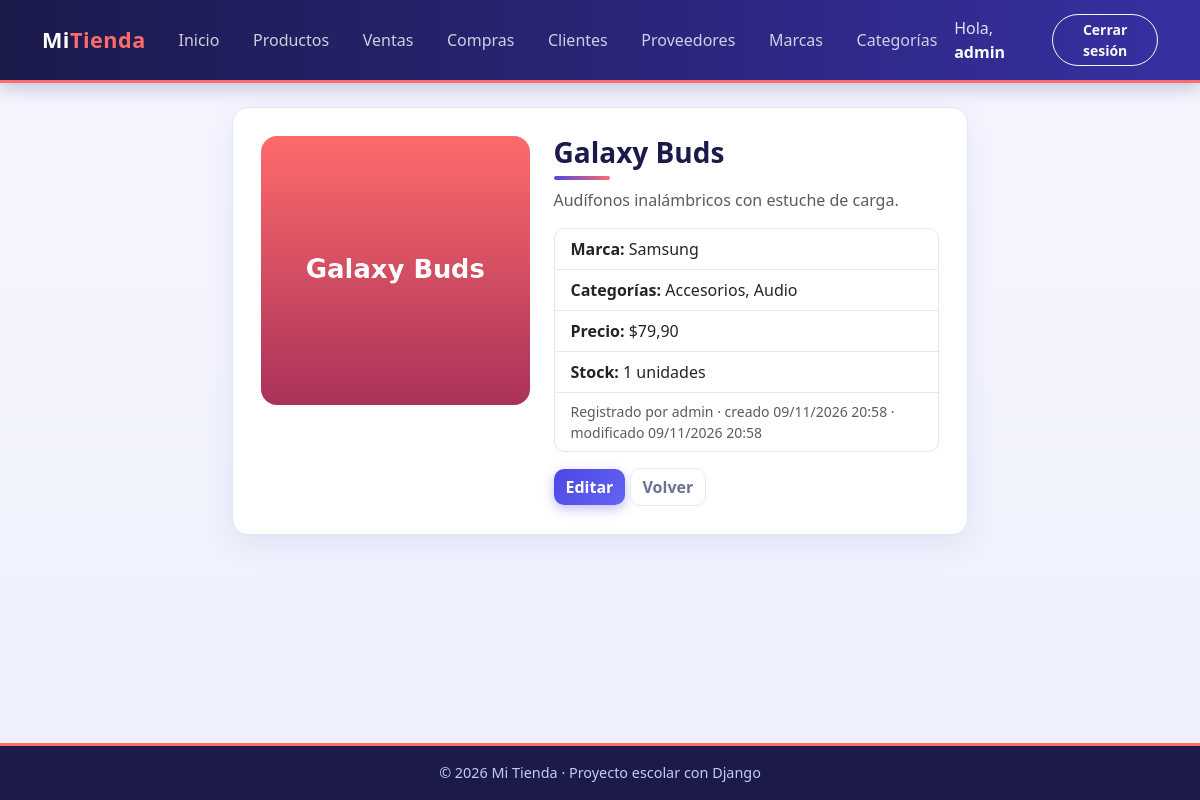
The page /facturacion/productos/2/ (signed in) on the database its author committed.
### facturacion/models.py (models this page shows, shortened)
class ModeloBase(models.Model):
    user = models.ForeignKey(                    # 1:N con User: un usuario registra muchos registros
        User,
        on_delete=models.SET_NULL,               # Si borran al usuario, el registro se queda con user vacío
        null=True,                               # SET_NULL necesita que la columna acepte NULL
        blank=True,
        editable=False,                          # No aparece en formularios: lo llena la VISTA, no la persona
        related_name="%(class)s_registrados",    # %(class)s = nombre del modelo → user.producto_registrados
        verbose_name="Registrado por",
    )
    fecha_creacion = models.DateTimeField("Fecha de creación", auto_now_add=True)   # Se llena sola al CREAR
    fecha_modificacion = models.DateTimeField("Última modificación", auto_now=True) # Se actualiza sola en CADA save()
    class Meta:
        abstract = True                          # ← LA CLAVE: modelo "molde", sin tabla propia

class Producto(ModeloBase):
    nombre = models.CharField(max_length=100)
    descripcion = models.TextField("Descripción", blank=True)
    precio = models.DecimalField(max_digits=10, decimal_places=2)    # Precio de VENTA actual
    stock = models.PositiveIntegerField(default=0)                   # Unidades en bodega (nunca negativo)
    imagen = models.ImageField(                  # NUEVO: guarda una FOTO
        upload_to="productos/",                  #   el archivo va a MEDIA_ROOT/productos/
        blank=True,                              #   la foto es opcional
    )                                            #   En la tabla solo se guarda el TEXTO de la ruta: "productos/a55.jpg"
    marca = models.ForeignKey(Marca, on_delete=models.PROTECT, related_name="productos")
    categorias = models.ManyToManyField(Categoria, related_name="productos", blank=True)
    activo = models.BooleanField(default=True)
    class Meta:
        verbose_name = "Producto"
        verbose_name_plural = "Productos"
        ordering = ["nombre"]

class Marca(ModeloBase):
    nombre = models.CharField(max_length=60, unique=True)
    pais_origen = models.CharField("País de origen", max_length=60, blank=True)
    activo = models.BooleanField(default=True)
    class Meta:
        verbose_name = "Marca"
        verbose_name_plural = "Marcas"
        ordering = ["nombre"]

class Categoria(ModeloBase):                     # Hereda de ModeloBase (y este de models.Model)
    nombre = models.CharField(max_length=60, unique=True)
    descripcion = models.TextField("Descripción", blank=True)
    activo = models.BooleanField(default=True)
    class Meta:
        verbose_name = "Categoría"
        verbose_name_plural = "Categorías"
        ordering = ["nombre"]

### facturacion/views.py (the view)
# urls.py: path("productos/<int:pk>/", views.ProductoDetailView.as_view(), name="producto_detalle"),
class ProductoDetailView(LoginRequiredMixin, DetailView):  # VER UNO
    model = Producto
    template_name = "facturacion/producto_detalle.html"
    context_object_name = "producto"

### facturacion/templates/facturacion/producto_detalle.html (shortened to what this page needs)
{% extends "base.html" %}
{% block contenido %}
<div class="row justify-content-center">
    <div class="col-lg-8">
        <div class="tarjeta">
            <div class="row g-4">
                <div class="col-md-5">
                    {% if producto.imagen %}
                        <img src="{{ producto.imagen.url }}" alt="{{ producto.nombre }}" class="foto-grande">
                    {% else %}
                        <div class="foto-grande d-grid text-muted" style="place-items:center;height:220px">Sin foto</div>
                    {% endif %}
                </div>
                <div class="col-md-7">
                    <h1 class="h3 titulo-pagina">{{ producto.nombre }}</h1>
                    <p class="text-muted">{{ producto.descripcion|default:"Sin descripción." }}</p>
                    <ul class="list-group mb-3">
                        <li class="list-group-item"><b>Marca:</b> {{ producto.marca.nombre }}</li>
                        <li class="list-group-item"><b>Categorías:</b>
                            {% for c in producto.categorias.all %}{{ c.nombre }}{% if not forloop.last %}, {% endif %}{% empty %}—{% endfor %}</li>
                        <li class="list-group-item"><b>Precio:</b> ${{ producto.precio }}</li>
                        <li class="list-group-item"><b>Stock:</b> {{ producto.stock }} unidades</li>
                        <li class="list-group-item small text-muted">Registrado por {{ producto.user|default:"—" }} ·
                            creado {{ producto.fecha_creacion|date:"d/m/Y H:i" }} · modificado {{ producto.fecha_modificacion|date:"d/m/Y H:i" }}</li>
                    </ul>
                    <a href="{% url 'facturacion:producto_editar' producto.pk %}" class="btn btn-principal">Editar</a>
                    <a href="{% url 'facturacion:producto_lista' %}" class="btn btn-outline-secondary">Volver</a>
                </div>
            </div>
        </div>
    </div>
</div>
{% endblock %}

### templates/base.html (shortened to what this page needs)
{% load static %}
<!DOCTYPE html>
<html lang="es">
<head>
    <link href="https://cdn.jsdelivr.net/npm/bootstrap@5.3.3/dist/css/bootstrap.min.css" rel="stylesheet">
    <link rel="stylesheet" href="{% static 'css/estilos.css' %}">
</head>
<body>
    <nav class="navbar navbar-expand-lg navbar-dark barra">
        <div class="container">
            <a class="navbar-brand fw-bold" href="{% url 'home' %}">Mi<span class="text-warning">Tienda</span></a>
            <div class="collapse navbar-collapse" id="menu">
                <ul class="navbar-nav me-auto">
                    <li class="nav-item"><a class="nav-link" href="{% url 'home' %}">Inicio</a></li>
                    {% if user.is_authenticated %}
                        <li class="nav-item"><a class="nav-link" href="{% url 'facturacion:producto_lista' %}">Productos</a></li>
                        <li class="nav-item"><a class="nav-link" href="{% url 'facturacion:venta_lista' %}">Ventas</a></li>
                        <li class="nav-item"><a class="nav-link" href="{% url 'facturacion:compra_lista' %}">Compras</a></li>
                        <li class="nav-item"><a class="nav-link" href="{% url 'facturacion:cliente_lista' %}">Clientes</a></li>
                        <li class="nav-item"><a class="nav-link" href="{% url 'facturacion:proveedor_lista' %}">Proveedores</a></li>
                        <li class="nav-item"><a class="nav-link" href="{% url 'facturacion:marca_lista' %}">Marcas</a></li>
                        <li class="nav-item"><a class="nav-link" href="{% url 'facturacion:categoria_lista' %}">Categorías</a></li>
                    {% endif %}
                </ul>
                <ul class="navbar-nav align-items-lg-center gap-2">
                    {% if user.is_authenticated %}
                        <li class="nav-item navbar-text">Hola, <a href="{% url 'facturacion:mi_perfil' %}" class="text-white fw-bold text-decoration-none">{{ user.username }}</a></li>
                        <li class="nav-item">
                            <form method="post" action="{% url 'logout' %}" class="m-0">
                                <button type="submit" class="btn btn-sm btn-outline-light">Cerrar sesión</button>
                            </form>
                        </li>
                    {% else %}
                        <li class="nav-item"><a class="nav-link" href="{% url 'login' %}">Ingresar</a></li>
                        <li class="nav-item"><a class="btn btn-sm btn-warning" href="{% url 'registro' %}">Crear cuenta</a></li>
                    {% endif %}
                </ul>
            </div>
        </div>
    </nav>
    <main class="container py-4">
        {% block contenido %}{% endblock %}
    </main>
    <footer class="pie text-center py-3">© 2026 Mi Tienda · Proyecto escolar con Django</footer>
</body>
</html>

### static/css/estilos.css (style rules this page uses)
:root { --indigo-900: #1b1a4b; --indigo-700: #3730a3; --indigo-600: #4f46e5; --indigo-500: #6366f1; --indigo-50: #eef2ff; --coral: #ff6b6b; --texto: #1f2340; --texto-suave:#6b7194; --borde: #e3e6f5; --radio: 16px; }
body { font-family: "Segoe UI", system-ui, -apple-system, Roboto, "Helvetica Neue", Arial, sans-serif; color: var(--texto); background: linear-gradient(180deg, #f5f6ff 0%, #eef0fb 100%); background-attachment: fixed; min-height: 100vh; display: flex; flex-direction: column; }
main { flex: 1; }
.barra { background: linear-gradient(90deg, var(--indigo-900), var(--indigo-700)); box-shadow: 0 4px 18px rgba(27, 26, 75, .25); border-bottom: 3px solid var(--coral); }
.barra .navbar-brand { letter-spacing: .5px; font-size: 1.35rem; }
.barra .text-warning { color: var(--coral) !important; }
.barra .nav-link { color: rgba(255, 255, 255, .78); border-radius: 999px; padding: .4rem .95rem !important; margin: 0 .1rem; transition: background-color .2s, color .2s; }
.barra .btn-outline-light { border-radius: 999px; }
.titulo-pagina { position: relative; padding-bottom: 10px; font-weight: 700; color: var(--indigo-900); }
.titulo-pagina::after { content: ""; position: absolute; left: 0; bottom: 0; width: 56px; height: 4px; border-radius: 4px; background: linear-gradient(90deg, var(--indigo-600), var(--coral)); }
.tarjeta { background-color: #fff; border: 1px solid var(--borde); border-radius: var(--radio); padding: 28px; box-shadow: 0 10px 30px rgba(55, 48, 163, .08); }
.btn { border-radius: 10px; font-weight: 600; transition: all .2s ease; }
.btn-principal { background: linear-gradient(135deg, var(--indigo-600), var(--indigo-500)); color: #fff; border: 0; box-shadow: 0 4px 12px rgba(79, 70, 229, .35); }
.btn-outline-secondary { color: var(--texto-suave); border-color: var(--borde); background: #fff; }
.list-group-item { border-color: var(--borde); }
.list-group-item:first-child { border-top-left-radius: 10px; border-top-right-radius: 10px; }
.list-group-item:last-child { border-bottom-left-radius: 10px; border-bottom-right-radius: 10px; }
.pie { background: var(--indigo-900); color: #c7caf0; font-size: .9rem; border-top: 3px solid var(--coral); }
.foto-grande { width: 100%; max-height: 320px; object-fit: contain; border-radius: var(--radio); background: var(--indigo-50); }
.barra .navbar-text { color: rgba(255, 255, 255, .85); }

### rows shown on the page
Producto: imagen (picture), nombre "Galaxy Buds", descripcion "Audífonos inalámbricos con estuche de carga.", marca.nombre "Samsung", precio "79,90", stock "1", user "admin", fecha_creacion "09/11/2026 20:58", fecha_modificacion "09/11/2026 20:58"
Categoria: nombre "Accesorios"
Categoria: nombre "Audio"

### other values the page prints
{{ user.username }} "admin"
